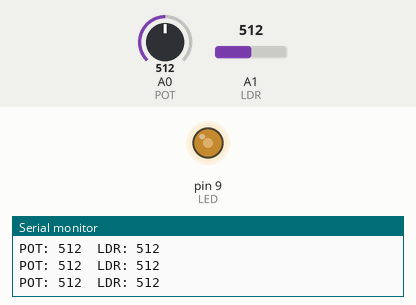
This sketch was run on a simulated Arduino Uno, built with avr-gcc and run on an emulated ATmega328P. Parts: output pins drawn as LEDs (lit = HIGH), the last lines printed to the serial monitor. Inputs (shaded band) come from the test bench; at power-on: A0 (POT) = 512, A1 (LDR) = 512.

Above: at 1.2 s.
1.3 s: A0 (POT) set to 716
At 1.9 s:
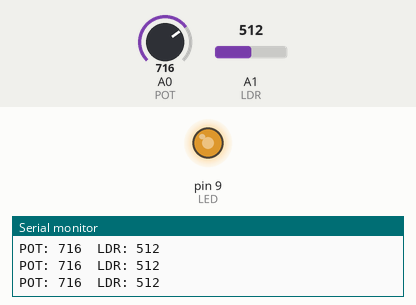
2.8 s: A0 (POT) set to 900
At 3.4 s:
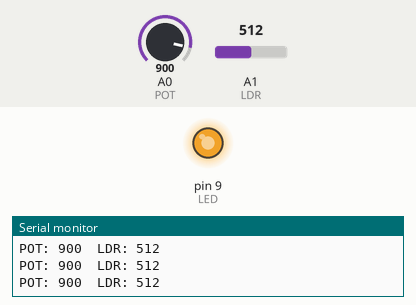
4.3 s: A0 (POT) set to 122
At 4.9 s:
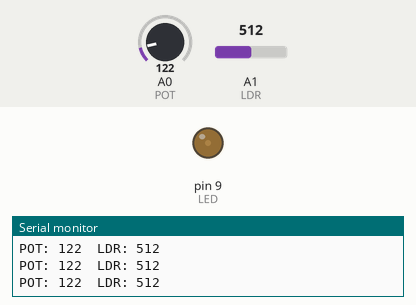
5.8 s: A0 (POT) set to 0
At 6.4 s:
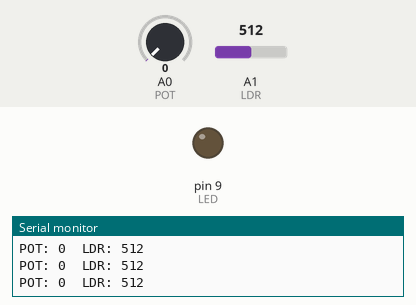
7.3 s: A0 (POT) set to 511
At 7.9 s:
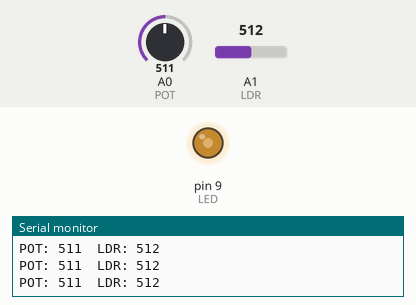
Timing chart, 0 to 9.8 s (numbered marks = the images above; inputs shaded):
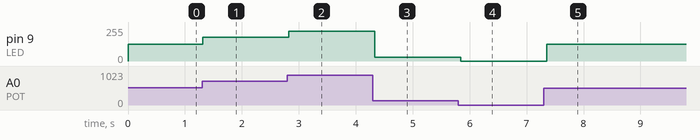

Measured:
- after the input at 1.3 s, pin 9 (LED): 127/255 → 178/255 at once
- after the input at 2.8 s, pin 9 (LED): 178/255 → 224/255 at once
- after the input at 4.3 s, pin 9 (LED): 224/255 → 30/255 at once
- after the input at 5.8 s, pin 9 (LED): 30/255 → 0/255 at once
- after the input at 7.3 s, pin 9 (LED): 0/255 → 127/255 after 0.05 s

The sketch:

02_potenciometre_ldr.ino
```cpp
/*
  SA3 - 02_potenciometre_ldr.ino
  Entrades analogiques: potenciometre (A0) i LDR (A1).
  - El potenciometre regula la intensitat d'un LED (PWM, pin 9).
  - La LDR encen el LED si fa fosc (llum automatic) - repte resolt amb llindar.
  Circuit: pot. cursor -> A0 ; LDR en divisor amb 10k -> A1 ; LED pin 9 (~).
  Quan: S2 - modelatge
*/

const int POT = A0;
const int LDR = A1;
const int LED = 9;        // pin PWM

int llindar = 400;        // per sota d'aquest valor de LDR, considerem "fosc"

void setup() {
  pinMode(LED, OUTPUT);
  Serial.begin(9600);
}

void loop() {
  int valorPot = analogRead(POT);   // 0..1023
  int valorLdr = analogRead(LDR);   // 0..1023

  // Opcio A: regular intensitat amb el potenciometre
  int brillantor = map(valorPot, 0, 1023, 0, 255);
  analogWrite(LED, brillantor);

  // Mostra les lectures al monitor serie (Eines > Serial Monitor)
  Serial.print("POT: ");  Serial.print(valorPot);
  Serial.print("  LDR: "); Serial.println(valorLdr);

  delay(100);
}

/*
  REPTE (llum automatic): substitueix el contingut de loop() per aixo
  per encendre el LED al maxim quan fa fosc:

  int valorLdr = analogRead(LDR);
  if (valorLdr < llindar) {
    analogWrite(LED, 255);   // fa fosc -> llum encesa
  } else {
    analogWrite(LED, 0);     // hi ha llum -> apagada
  }
*/
```
